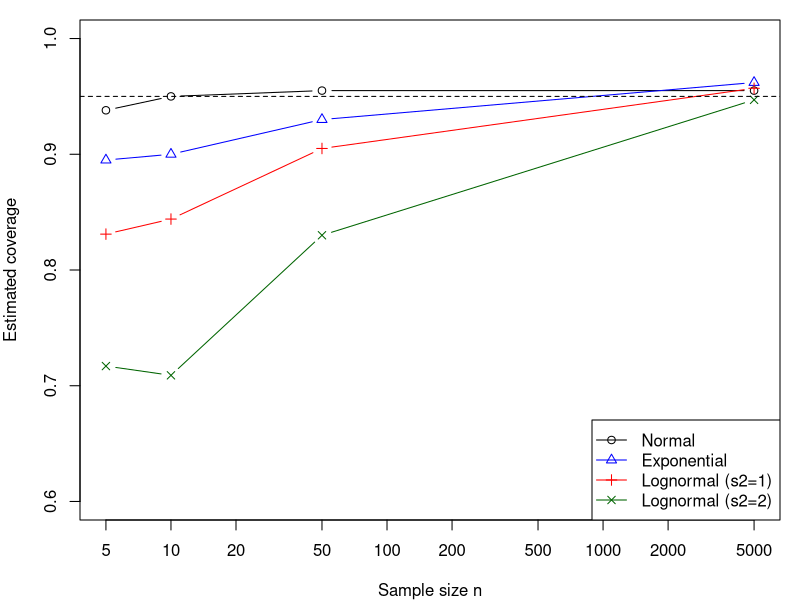

This chart was generated by the following R code:
# Estimates the coverage of 95% confidence intervals (based on Student's t)
# for the mean, for several distributions and sample sizes

E <- 1000                              # number of experiments
SizesOfSamples <- c(5, 10, 50, 5000)   # sizes of samples
tcritical <- qt(0.975, df = SizesOfSamples - 1)   # critical points, t distribution

# Estimates the CI coverage for one distribution
#   rgen: function(N) that generates a sample of size N
#   mu:   true (population) mean
coverage <- function(rgen, mu) {
  InInt <- rep(0, length(SizesOfSamples))
  for (i in seq_along(SizesOfSamples)) {
    N <- SizesOfSamples[i]
    for (j in 1:E) {
      a  <- rgen(N)
      ma <- mean(a)
      va <- var(a)
      alinf <- ma - tcritical[i] * sqrt(va / N)
      alsup <- ma + tcritical[i] * sqrt(va / N)
      if (mu > alinf & mu < alsup) InInt[i] <- InInt[i] + 1
    }
  }
  return(InInt / E)
}

# Standard Normal (mu = 0, sigma^2 = 1): mean = 0
cov_norm <- coverage(function(N) rnorm(N), mu = 0)

# Exponential (lambda = 1): mean = 1/lambda = 1
cov_exp <- coverage(function(N) rexp(N, rate = 1), mu = 1)

# Lognormal (mu = 0, sigma^2 = 1): mean = exp(mu + sigma^2/2)
# NOTE: rlnorm takes the standard deviation (sdlog), not the variance
cov_ln1 <- coverage(function(N) rlnorm(N, meanlog = 0, sdlog = 1), mu = exp(0 + 1/2))

# Lognormal (mu = 0, sigma^2 = 2)
cov_ln2 <- coverage(function(N) rlnorm(N, meanlog = 0, sdlog = sqrt(2)), mu = exp(0 + 2/2))

# Results table
results <- data.frame(n = SizesOfSamples,
                      Normal = cov_norm, Exponential = cov_exp,
                      LogN_s2_1 = cov_ln1, LogN_s2_2 = cov_ln2)
print(results)

# Plot: coverage vs sample size, with the nominal 95% level
pdf("E11_Coverage.pdf", width = 7, height = 4)
par(mar = c(4, 4, 1, 1))
matplot(SizesOfSamples, results[, -1], type = "b", log = "x", pch = 1:4,
        lty = 1, col = c("black", "blue", "red", "darkgreen"),
        ylim = c(0.6, 1), xlab = "Sample size n", ylab = "Estimated coverage")
abline(h = 0.95, lty = 2)
legend("bottomright", legend = c("Normal", "Exponential",
       "Lognormal (s2=1)", "Lognormal (s2=2)"),
       pch = 1:4, lty = 1, col = c("black", "blue", "red", "darkgreen"))
dev.off()
